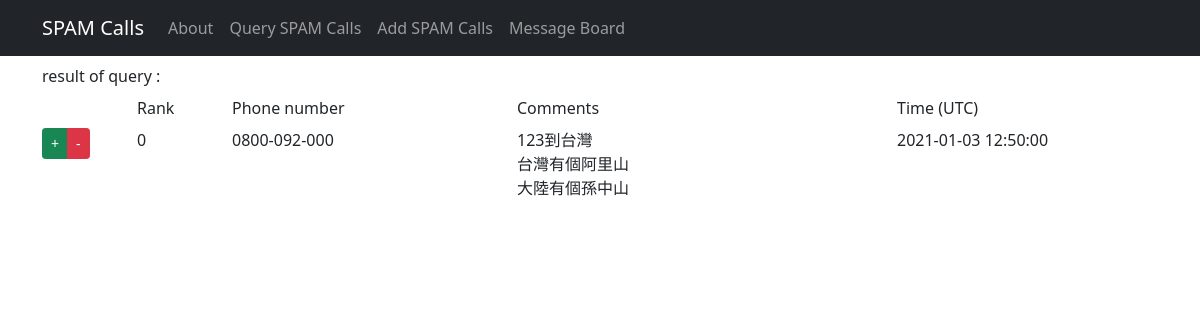
/rank_up/62, run on the app's committed database.
### tables this page shows
CREATE TABLE calls (
            id INTEGER PRIMARY KEY AUTOINCREMENT,
            phone TEXT NOT NULL,
            comments TEXT NOT NULL,
            time TIMESTAMP DEFAULT CURRENT_TIMESTAMP,
            rank INTEGER DEFAULT 0
        );

### routes.py (the view)
@app.route("/rank_up/<int:id>", methods=["GET"])
def rank_up(id):
    sql = {"update": "update calls set rank = rank + 1 where id = ?",
           "read": "select * from calls where id = ?"}
    with sqlite3.connect(database) as con:
        con.row_factory = sqlite3.Row
        cur = con.cursor()
        cur.execute(sql["update"], (id,))
        con.commit()
        cur.execute(sql["read"], (id,))
        data = cur.fetchall()
    return render_template("result.html", data=data, action='query')

### templates/result.html (shortened to what this page needs)
{% extends "template.html" %}
{% block body %}
<div class="container">
    <label class="form-label">result of {{action}} : {{msg}}</label>
    <div class="row mb-2">
        {% if msg != "No record" %}
        {% if action == 'query'%}
        <div class="col-1"></div>
        <div class="col-1">Rank</div>
        {% endif %}
        <div class="col-3">Phone number</div>
        <div class="col-4">Comments</div>
        {% if action == 'query'%}
        <div class="col-3">Time (UTC)</div>
        {% endif %}
        {% endif %}
    </div>
    {% if action == 'query'%}
    {% for rec in data %}
    <div class="row mb-2">
        <div class="col-1">
            <div class="btn-group" role="group" aria-label="...">
                <a href="{{url_for('rank_up', id=rec[0]) }}" name="rank_up" class="btn btn-sm btn-success">+</a>
                <a href="{{url_for('rank_down', id=rec[0]) }}" name="rank_down" class="btn btn-sm btn-danger">-</a>
            </div>
        </div>
        <div class="col-1">{{ rec["rank"] }}</div>
        <div class="col-3">{{ rec["phone"] }}</div>
        <div class="col-4">{{ rec["comments"].replace("\n","<br>")|safe }}</div>
        <div class="col-3">{{ rec["time"] }}</div>
    </div>
    {% endfor %}
    {% endif %}
</div>
{% endblock %}

### data on the page
calls: rank "0", phone "0800-092-000", comments.replace "123到台灣 台灣有個阿里山 大陸有個孫中山", time "2021-01-03 12:50:00"

### other printed values
{{ action }} "query"
